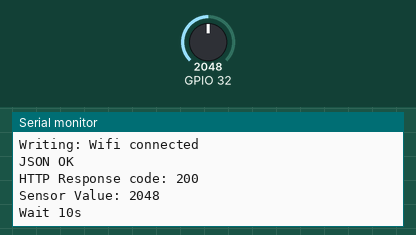
Simulated run of this program. Board: ESP32. On the bench: the last lines printed to the serial monitor. Inputs (shaded band) come from the test bench; at power-on: GPIO 32 = 2048. WiFi joins after 1.5 s; servers stay silent unless stated; uploads are accepted with an empty reply.

Above: at 2.7 s.
2.8 s: GPIO 32 set to 2866
At 11.86 s:
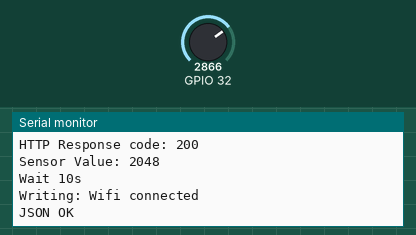
13.0 s: GPIO 32 set to 3603
At 22.6 s:
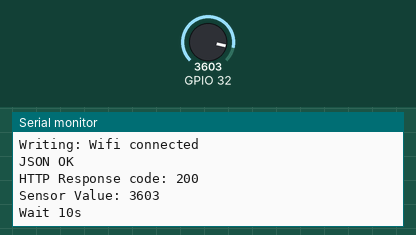

The program:

main.cpp
```cpp
#include <ArduinoJson.h>
#include <WiFi.h>
#include <HTTPClient.h>
// Concept
// We send some value (preferably sensor value) to a database. We need a webservice
// to accept and push the value from the module to DB as a straight ODBC call it to
// heavy for an ESP32 module.

// WiFi credentials
const char* ssid     = "harseny";
const char* password = "1234abcd";


//Your Domain name with URL path or IP address with path
// const char* serverName = "http://jsonplaceholder.typicode.com/posts/1";
// headers can be a serious issue
const char* serverName = "http://217.160.172.124:3000/humidity_log";


void setup() {
  Serial.begin(9600); // check baudrate for connection, it needs to be insync with other settings like monitoring.
  WiFi.begin(ssid, password);
  Serial.println("Connecting");
  while(WiFi.status() != WL_CONNECTED) {
    delay(500);
    Serial.print(".");
  }
  Serial.println(WiFi.localIP());
}

void loop() {
  // Print what are we exactly writing
  Serial.print("Writing: ");
  // If no Wifi signal, try to reconnect it
  if (WiFi.status() == WL_CONNECTED){
    Serial.println("Wifi connected");

  // read sensor value and create timestamp
    int dacoutput = analogRead(32);
    //char created_at[] = "2020-01-01 00:00:00";

  //create and parse json object to pass to HTTP POST request later

    StaticJsonBuffer<69> jsonBuffer;

    char json_payload[] = "{'sensor_value': '1111', 'created_at': '2020-01-01 00:00:00' }";
    JsonObject& root = jsonBuffer.parseObject(json_payload);

    if(!root.success()) {
      Serial.println("parseObject() failed");
    } else {
      Serial.println("JSON OK");
    }

    String data;

    root.printTo(data);


    HTTPClient http;

    // Your Domain name with URL path or IP address with path
    http.begin(serverName);

    // Specify content-type header
    //http.addHeader("Content-Type", "text/plain");

    // Send HTTP POST request
    //int httpResponseCode = http.PUT("PUT hello world");


    // If you need an HTTP request with a content type: application/json, use the following:
    //http.addHeader("Content-Type", "application/json");
    //int httpResponseCode = http.POST("{\"api_key\":\"tPmAT5Ab3j7F9\",\"sensor\":\"BME280\",\"value1\":\"24.25\",\"value2\":\"49.54\",\"value3\":\"1005.14\"}");

    // If you need an HTTP request with a content type: text/plain
    //http.addHeader("Content-Type", "text/plain");
    int httpResponseCode = http.POST(data);

    Serial.print("HTTP Response code: ");
    Serial.println(httpResponseCode);

     Serial.print("Sensor Value: ");
    Serial.println(dacoutput);
    // Free resources
    http.end();

  }
  // Write point
  //Wait 10s
  Serial.println("Wait 10s");
  delay(10000);
}
```

Measured:
- after the input at 13.0 s, the serial monitor: prints a new line after 9.1 s (image 2)
